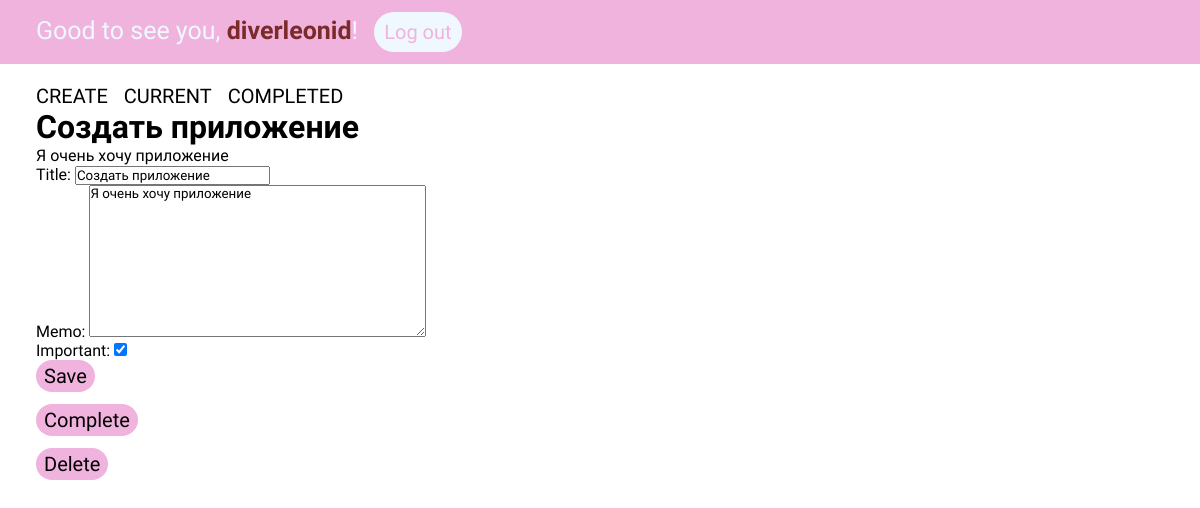
Screenshot of /todo/5 (signed in) with the database file from the repository.
### todoapp/models.py (models this page shows, shortened)
class ToDoList(models.Model):
    title = models.CharField(max_length=100)
    memo = models.TextField(blank=True)
    created = models.DateTimeField(auto_now_add=True)
    datecompleted = models.DateTimeField(null=True, blank=True)
    important = models.BooleanField(default=False)
    user = models.ForeignKey(User, on_delete=models.CASCADE)

### todoapp/views.py (the view, shortened to what this page needs)
# urls.py: path('todo/<int:todo_pk>', views.viewtodo, name='viewtodo'),
@login_required
def viewtodo(request, todo_pk):
    todo = get_object_or_404(ToDoList, pk=todo_pk, user=request.user)
    if request.method == 'GET':
        form = TodoForm(instance=todo)
        return render(request, 'todoapp/viewtodo.html', {'todo': todo, 'form': form})

### todoapp/forms.py
class TodoForm(ModelForm):
    class Meta:
        model = ToDoList
        fields = ['title', 'memo', 'important']

### todoapp/templates/todoapp/viewtodo.html (shortened to what this page needs)
{% extends 'todoapp/base.html' %}
{% block content %}
    <div class="navigation-title">
        <h1>{{ todo.title }}</h1>
        <p>{{ todo.memo }}</p>
    </div>
    <div class="form-create">
        <form method="POST">
            {{ form.as_p }}
            <button type="submit">Save</button>
        </form>
        <form method="POST" action="{% url 'completetodo' todo.id %}">
            <button type="submit">Complete</button>
        </form>
        <form method="POST" action="{% url 'deletetodo' todo.id %}">
            <button type="submit">Delete</button>
        </form>
    </div>
{% endblock %}

### todoapp/templates/todoapp/base.html (shortened to what this page needs)
{% load static %}
<!DOCTYPE html>
<html lang="en">
<head>
    <link rel="stylesheet" href="{% static 'css/ultimate_style.css' %}">
</head>
<body>
    {% if user.is_authenticated %}
    <div class="logged">
        Good to see you, <span class="username">{{ user.username }}</span>!
        <form action="{% url 'logoutuser' %}" method="POST">
            <button type="submit">Log out</button>
        </form>
    </div>
    <div class="navigation">
        <a href="{% url 'createtodo' %}">CREATE</a>
        <a href="{% url 'currenttodos' %}">CURRENT</a>
        <a href="{% url 'completedtodos' %}">COMPLETED</a>
    </div>
    {% else %}
        <div class="logged">
            <a href="{% url 'signupuser' %}">Sign up</a>
            <a href="{% url 'loginuser' %}">Login</a>
        </div>
    {% endif %}
    {% block content %}{% endblock %}
</body>

### todoapp/static/css/ultimate_style.css (style rules this page uses)
* { margin: 0; padding: 0; box-sizing: border-box; font-family: 'Hind'; }
button { -webkit-appearance: none; -moz-appearance: none; appearance: none; border: none; background: none; }
.logged { background-color: rgb(240, 179, 221); padding: 1% 0 1% 3%; margin-bottom: 20px; color: aliceblue; font-size: 25px; font-weight: 400; font-family: 'Alkatra'; }
.logged form { display: inline; }
.logged button { color: rgb(240, 179, 221); background-color: aliceblue; padding: 8px 10px 8px 10px; font-size: 20px; border-radius: 50px; margin-left: 10px; font-weight: 300; }
.navigation { padding: 0 0 0 3%; }
.navigation a { text-decoration: none; color: black; font-size: 20px; padding-right: 12px; font-weight: 500; }
.username { font-weight: 600; color: rgb(123, 42, 42); }
.navigation-title { margin-left: 3%; }
.navigation-title h1 { font-weight: 700; }
.form-create { margin-left: 3%; }
.form-create button { padding: 4px 8px 4px 8px; border-radius: 20px; font-size: 20px; background-color: rgb(240, 179, 221); margin-bottom: 12px; }

### rows the page displays
ToDoList: title "Создать приложение", memo "Я очень хочу приложение", important "☑"

### other values shown
{{ user.username }} "diverleonid"
